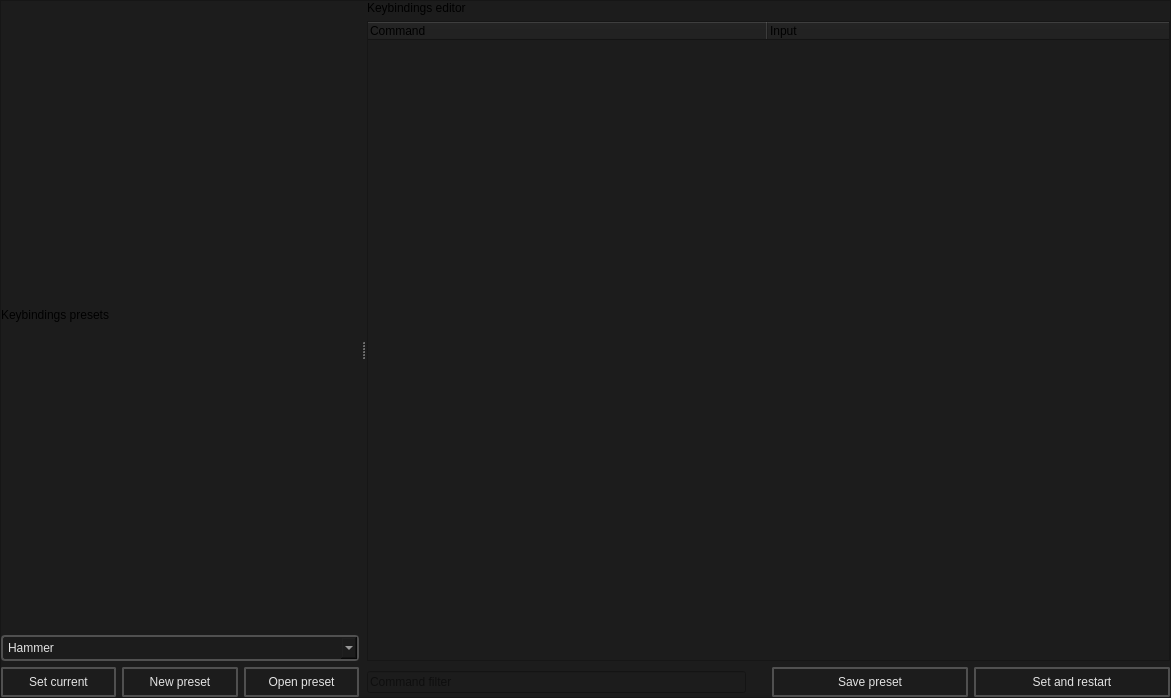
<?xml version="1.0" encoding="UTF-8"?>
<ui version="4.0">
 <class>MainWindow</class>
 <widget class="QMainWindow" name="MainWindow">
  <property name="geometry">
   <rect>
    <x>0</x>
    <y>0</y>
    <width>1171</width>
    <height>698</height>
   </rect>
  </property>
  <property name="windowTitle">
   <string>MainWindow</string>
  </property>
  <property name="styleSheet">
   <string notr="true">background-color: rgb(28, 28, 28);</string>
  </property>
  <widget class="QWidget" name="centralwidget">
   <layout class="QVBoxLayout" name="verticalLayout_2">
    <property name="leftMargin">
     <number>0</number>
    </property>
    <property name="topMargin">
     <number>0</number>
    </property>
    <property name="rightMargin">
     <number>0</number>
    </property>
    <property name="bottomMargin">
     <number>0</number>
    </property>
    <item>
     <widget class="QFrame" name="frame">
      <property name="frameShape">
       <enum>QFrame::Shape::StyledPanel</enum>
      </property>
      <property name="frameShadow">
       <enum>QFrame::Shadow::Raised</enum>
      </property>
      <layout class="QVBoxLayout" name="verticalLayout_5">
       <property name="leftMargin">
        <number>0</number>
       </property>
       <property name="topMargin">
        <number>0</number>
       </property>
       <property name="rightMargin">
        <number>0</number>
       </property>
       <property name="bottomMargin">
        <number>0</number>
       </property>
       <item>
        <widget class="QSplitter" name="splitter">
         <property name="orientation">
          <enum>Qt::Orientation::Horizontal</enum>
         </property>
         <property name="handleWidth">
          <number>8</number>
         </property>
         <property name="childrenCollapsible">
          <bool>false</bool>
         </property>
         <widget class="QWidget" name="layoutWidget">
          <layout class="QVBoxLayout" name="verticalLayout_4">
           <item>
            <widget class="QLabel" name="label_3">
             <property name="text">
              <string>Keybindings presets</string>
             </property>
            </widget>
           </item>
           <item>
            <widget class="QComboBox" name="editor_combobox">
             <property name="styleSheet">
              <string notr="true">QMenu {
background-color: red;
 }

QMenu::item {
    padding: 5px 10px;
    font: 580 8pt &quot;Segoe UI&quot;;
    border: 2px solid black;
    border-radius: 4px;
    border-color: rgba(80, 80, 80, 255);
    color: #E3E3E3;
}
QMenu::item:selected {
    background-color: #414956;
    color: white;
}
QWidget {
    background-color: #151515;
    outline: none;
}

QWidget:item:checked {
    background-color: #151515;
    color: white;
}

QWidget:item:selected {
    background-color: #414956;
    color: white;
    border: 0px;
}



QMenu {
    background-color: #1d1d1f;
    color: #FFFFFF;
    border: 1px solid #555555;
    /* padding-top: 5px; */
    /* padding-bottom: 5px; */
    border: 2px solid black;
    border-radius: 4px;
    border-color: rgba(80, 80, 80, 255);
}

QMenu::item {
    font: 580 8pt &quot;Segoe UI&quot;;
    border-top: 2px solid black;
    border: 0px;
    border-radius: 4px;
    border-color: rgba(80, 80, 80, 255);
    padding-left: 12px;
    padding-right: 12px;
    color: #E3E3E3;
}

QMenu::item:selected {
    background-color: #666666;
    color: #FFFFFF;
}

QMenu::separator {
    height: 1px;
    background: #AAAAAA;
    margin: 5px 0;
}

QMenu::indicator {
    width: 13px;
    height: 13px;
}

QMenu::indicator:checked {
    image: url(:/images/checkmark.png);
}

QMenu::indicator:unchecked {
    image: url(:/images/empty.png);
}


QComboBox {
    font: 580 8pt &quot;Segoe UI&quot;;
    border: 2px solid black;
    border-radius: 4px;
    border-color: rgba(80, 80, 80, 255);
    height: 12px;
    padding-top: 5px;
    padding-bottom: 5px;
    color: #E3E3E3;
    background-color: #1C1C1C;
    padding-left: 5px;
}

QComboBox:hover {
    background-color: #414956;
    color: white;
}

QComboBox:pressed {
    background-color: #2E2F30;
    color: white;
}

QComboBox:item {
    font: 580 8pt &quot;Segoe UI&quot;;
    color: #E3E3E3;
    padding-left: 5px;
    background-color: #1C1C1C;
    border-style: none;
}

QComboBox::drop-down {
    color: #E3E3E3;
    padding: 2px;
    background: url(://icons/arrow_drop_down_16dp.svg) no-repeat center;
    border-bottom: 0px solid black;
    border-top: 0px solid black;
    border-right: 0px;
    border-left: 2px solid;
    margin-left: 5px;
    padding: 5px;
    width: 7px;
    border-color: rgba(80, 80, 80, 255);
    background-color: #1C1C1C;
}


QComboBox QAbstractItemView {
    border: 2px solid gray;
    border-color: rgba(80, 80, 80, 255);
    selection-background-color: #414956;
    background-color: #1C1C1C;
}


QComboBox QAbstractItemView::item {
    height: 16px; /* Set the height of each item */
    padding: 4px; /* Add padding to each item */
    padding-left: 5px;
    padding-right: 5px;
    color: #ff8a8a8a;
    border-style: none;
    border-bottom: 0.5px solid black;
    border-color: rgba(255, 255, 255, 10);
}


QComboBox QAbstractItemView::item:selected {
    height: 16px; /* Set the height of each item */
    padding: 4px; /* Add padding to each item */
    padding-left: 5px;
    padding-right: 5px;
    background-color: #414956;
    color: white;
    border: none; /* Remove border */
    outline: none; /* Remove outline */
}</string>
             </property>
             <item>
              <property name="text">
               <string>Hammer</string>
              </property>
             </item>
            </widget>
           </item>
           <item>
            <layout class="QVBoxLayout" name="explorer_layout"/>
           </item>
           <item>
            <layout class="QHBoxLayout" name="horizontalLayout_3">
             <item>
              <widget class="QPushButton" name="set_current_button">
               <property name="toolTip">
                <string>&lt;html&gt;&lt;head/&gt;&lt;body&gt;&lt;p&gt;Ctrl + O&lt;/p&gt;&lt;/body&gt;&lt;/html&gt;</string>
               </property>
               <property name="styleSheet">
                <string notr="true">
    /* QPushButton default and hover styles */
    QPushButton {

        font: 580 9pt &quot;Segoe UI&quot;;
	

        border: 2px solid black;
        border-radius: 2px;
        border-color: rgba(80, 80, 80, 255);
        height:22px;
        padding-top: 2px;
        padding-bottom:2px;
        padding-left: 4px;
        padding-right: 4px;
        color: #E3E3E3;
        background-color: #1C1C1C;
    }
    QPushButton:hover {
        background-color: #414956;
        color: white;
    }
    QPushButton:pressed {
        background-color: red;
        background-color: #1C1C1C;
        margin: 1 px;
        margin-left: 2px;
        margin-right: 2px;

    }</string>
               </property>
               <property name="text">
                <string>Set current</string>
               </property>
               <property name="icon">
                <iconset resource="../resources.qrc">
                 <normaloff>:/icons/check_24dp.svg</normaloff>:/icons/check_24dp.svg</iconset>
               </property>
               <property name="iconSize">
                <size>
                 <width>20</width>
                 <height>20</height>
                </size>
               </property>
               <property name="shortcut">
                <string>Ctrl+O</string>
               </property>
              </widget>
             </item>
             <item>
              <widget class="QPushButton" name="new_button">
               <property name="toolTip">
                <string>&lt;html&gt;&lt;head/&gt;&lt;body&gt;&lt;p&gt;Ctrl + N&lt;/p&gt;&lt;/body&gt;&lt;/html&gt;</string>
               </property>
               <property name="styleSheet">
                <string notr="true">
    /* QPushButton default and hover styles */
    QPushButton {

        font: 580 9pt &quot;Segoe UI&quot;;
	

        border: 2px solid black;
        border-radius: 2px;
        border-color: rgba(80, 80, 80, 255);
        height:22px;
        padding-top: 2px;
        padding-bottom:2px;
        padding-left: 4px;
        padding-right: 4px;
        color: #E3E3E3;
        background-color: #1C1C1C;
    }
    QPushButton:hover {
        background-color: #414956;
        color: white;
    }
    QPushButton:pressed {
        background-color: red;
        background-color: #1C1C1C;
        margin: 1 px;
        margin-left: 2px;
        margin-right: 2px;

    }</string>
               </property>
               <property name="text">
                <string>New preset</string>
               </property>
               <property name="icon">
                <iconset resource="../resources.qrc">
                 <normaloff>:/icons/add_24dp.svg</normaloff>:/icons/add_24dp.svg</iconset>
               </property>
               <property name="iconSize">
                <size>
                 <width>20</width>
                 <height>20</height>
                </size>
               </property>
               <property name="shortcut">
                <string>Ctrl+N</string>
               </property>
              </widget>
             </item>
             <item>
              <widget class="QPushButton" name="open_button">
               <property name="toolTip">
                <string>&lt;html&gt;&lt;head/&gt;&lt;body&gt;&lt;p&gt;Ctrl + N&lt;/p&gt;&lt;/body&gt;&lt;/html&gt;</string>
               </property>
               <property name="styleSheet">
                <string notr="true">
    /* QPushButton default and hover styles */
    QPushButton {

        font: 580 9pt &quot;Segoe UI&quot;;
	

        border: 2px solid black;
        border-radius: 2px;
        border-color: rgba(80, 80, 80, 255);
        height:22px;
        padding-top: 2px;
        padding-bottom:2px;
        padding-left: 4px;
        padding-right: 4px;
        color: #E3E3E3;
        background-color: #1C1C1C;
    }
    QPushButton:hover {
        background-color: #414956;
        color: white;
    }
    QPushButton:pressed {
        background-color: red;
        background-color: #1C1C1C;
        margin: 1 px;
        margin-left: 2px;
        margin-right: 2px;

    }</string>
               </property>
               <property name="text">
                <string>Open preset</string>
               </property>
               <property name="icon">
                <iconset resource="../resources.qrc">
                 <normaloff>:/icons/file_open_16dp.svg</normaloff>:/icons/file_open_16dp.svg</iconset>
               </property>
               <property name="iconSize">
                <size>
                 <width>20</width>
                 <height>20</height>
                </size>
               </property>
               <property name="shortcut">
                <string>Ctrl+N</string>
               </property>
              </widget>
             </item>
            </layout>
           </item>
          </layout>
         </widget>
         <widget class="QWidget" name="layoutWidget">
          <layout class="QVBoxLayout" name="verticalLayout_3">
           <item>
            <widget class="QLabel" name="label">
             <property name="text">
              <string>Keybindings editor</string>
             </property>
            </widget>
           </item>
           <item>
            <widget class="QTreeWidget" name="keybindings_tree">
             <property name="alternatingRowColors">
              <bool>true</bool>
             </property>
             <attribute name="headerMinimumSectionSize">
              <number>300</number>
             </attribute>
             <attribute name="headerDefaultSectionSize">
              <number>400</number>
             </attribute>
             <attribute name="headerHighlightSections">
              <bool>false</bool>
             </attribute>
             <column>
              <property name="text">
               <string notr="true">Command</string>
              </property>
             </column>
             <column>
              <property name="text">
               <string>Input</string>
              </property>
             </column>
            </widget>
           </item>
           <item>
            <layout class="QHBoxLayout" name="horizontalLayout_6">
             <item>
              <layout class="QHBoxLayout" name="horizontalLayout_4">
               <item>
                <widget class="QLineEdit" name="command_filter_line">
                 <property name="placeholderText">
                  <string>Command filter</string>
                 </property>
                </widget>
               </item>
              </layout>
             </item>
             <item>
              <spacer name="horizontalSpacer">
               <property name="orientation">
                <enum>Qt::Orientation::Horizontal</enum>
               </property>
               <property name="sizeType">
                <enum>QSizePolicy::Policy::Fixed</enum>
               </property>
               <property name="sizeHint" stdset="0">
                <size>
                 <width>20</width>
                 <height>20</height>
                </size>
               </property>
              </spacer>
             </item>
             <item>
              <widget class="QPushButton" name="save_button">
               <property name="minimumSize">
                <size>
                 <width>196</width>
                 <height>0</height>
                </size>
               </property>
               <property name="toolTip">
                <string>&lt;html&gt;&lt;head/&gt;&lt;body&gt;&lt;p&gt;Ctrl + S&lt;/p&gt;&lt;/body&gt;&lt;/html&gt;</string>
               </property>
               <property name="styleSheet">
                <string notr="true">
    /* QPushButton default and hover styles */
    QPushButton {

        font: 580 9pt &quot;Segoe UI&quot;;
	

        border: 2px solid black;
        border-radius: 2px;
        border-color: rgba(80, 80, 80, 255);
        height:22px;
        padding-top: 2px;
        padding-bottom:2px;
        padding-left: 4px;
        padding-right: 4px;
        color: #E3E3E3;
        background-color: #1C1C1C;
    }
    QPushButton:hover {
        background-color: #414956;
        color: white;
    }
    QPushButton:pressed {
        background-color: red;
        background-color: #1C1C1C;
        margin: 1 px;
        margin-left: 2px;
        margin-right: 2px;

    }</string>
               </property>
               <property name="text">
                <string>Save preset</string>
               </property>
               <property name="icon">
                <iconset resource="../resources.qrc">
                 <normaloff>:/icons/save_16dp.svg</normaloff>:/icons/save_16dp.svg</iconset>
               </property>
               <property name="iconSize">
                <size>
                 <width>20</width>
                 <height>20</height>
                </size>
               </property>
               <property name="shortcut">
                <string>Ctrl+S</string>
               </property>
              </widget>
             </item>
             <item>
              <widget class="QPushButton" name="save_restart_button">
               <property name="minimumSize">
                <size>
                 <width>196</width>
                 <height>0</height>
                </size>
               </property>
               <property name="toolTip">
                <string>&lt;html&gt;&lt;head/&gt;&lt;body&gt;&lt;p&gt;Ctrl+ Shif+S&lt;/p&gt;&lt;/body&gt;&lt;/html&gt;</string>
               </property>
               <property name="styleSheet">
                <string notr="true">
    /* QPushButton default and hover styles */
    QPushButton {

        font: 580 9pt &quot;Segoe UI&quot;;
	

        border: 2px solid black;
        border-radius: 2px;
        border-color: rgba(80, 80, 80, 255);
        height:22px;
        padding-top: 2px;
        padding-bottom:2px;
        padding-left: 4px;
        padding-right: 4px;
        color: #E3E3E3;
        background-color: #1C1C1C;
    }
    QPushButton:hover {
        background-color: #414956;
        color: white;
    }
    QPushButton:pressed {
        background-color: red;
        background-color: #1C1C1C;
        margin: 1 px;
        margin-left: 2px;
        margin-right: 2px;

    }</string>
               </property>
               <property name="text">
                <string>Set and restart</string>
               </property>
               <property name="icon">
                <iconset resource="../resources.qrc">
                 <normaloff>:/icons/all_match_24dp.svg</normaloff>:/icons/all_match_24dp.svg</iconset>
               </property>
               <property name="iconSize">
                <size>
                 <width>20</width>
                 <height>20</height>
                </size>
               </property>
               <property name="shortcut">
                <string>Ctrl+Shift+S</string>
               </property>
               <property name="checkable">
                <bool>true</bool>
               </property>
              </widget>
             </item>
            </layout>
           </item>
          </layout>
         </widget>
        </widget>
       </item>
      </layout>
     </widget>
    </item>
   </layout>
  </widget>
  <action name="actionSave">
   <property name="text">
    <string>Save</string>
   </property>
  </action>
  <action name="actionSave_as">
   <property name="text">
    <string>Save as</string>
   </property>
  </action>
  <action name="actionOpen">
   <property name="text">
    <string>Open</string>
   </property>
  </action>
 </widget>
 <resources>
  <include location="../resources.qrc"/>
 </resources>
 <connections/>
</ui>
